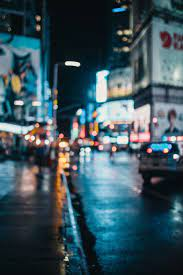
%> input picture S6_21052025/street.jfif, 183 x 275 px
$ octave Ex6_1.m   (GNU Octave 9; MATLAB toolbox functions it lacks are replaced by stand-ins)
%> lines starting %> are read from the running program, lines starting %| are printed output that depends on the picture
% Image Sharpening
clear, clc, close all;
%%%%%%%%%%%%%%%%%%%%%%%%%%%%%%
pkg load image;
%img = im2double(imread('duck.png'));
img = im2double(imread('street.jfif'));

%apply two sharpening filters 3x3 to the degraded image
h1 = [0 -1 0; -1 10 -1; 0 -1 0] / 5;
h2 = [0 -1 0; -1 5 -1; 0 -1 0];

img_sharpened1 = imfilter(img, h1, "symmetric");
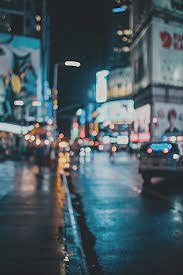
%> img_sharpened1: size 275x183x3 double; mean R, G, B 0.281, 0.387, 0.429; drawn with min black and max white
img_sharpened2 = imfilter(img, h2, "replicate");
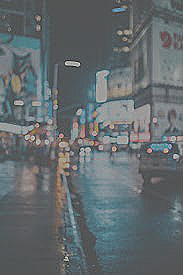
%> img_sharpened2: size 275x183x3 double; mean R, G, B 0.234, 0.322, 0.358; mean of the top-left, top-right, bottom-left and bottom-right quarters 0.254, 0.394, 0.26, 0.31; drawn with min black and max white

%plot image
FS = 15
figure, clf;

subplot(1, 3, 1), imshow(img), title('Origin Img', "fontsize", FS);
subplot(1, 3, 2), imshow(img_sharpened1), title('Sharpening 1', "fontsize", FS);
%> after `imshow(img_sharpened1)`:
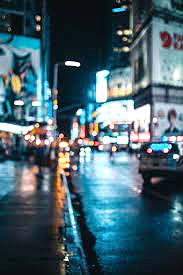
%> displayed picture: size 275x183x3, on the screen's scale of 0 to 255; mean R, G, B 70.6, 97.7, 108.1
subplot(1, 3, 3), imshow(img_sharpened2), title('Sharpening 2', "fontsize", FS);
%> after `imshow(img_sharpened2)`:
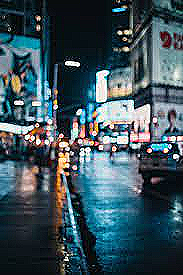
%> displayed picture: size 275x183x3, on the screen's scale of 0 to 255; mean R, G, B 61.3, 82.5, 91.2

saveas(gcf, "Sharpening Image");

$ run again, with S6_21052025/duck.png saved as S6_21052025/street.jfif
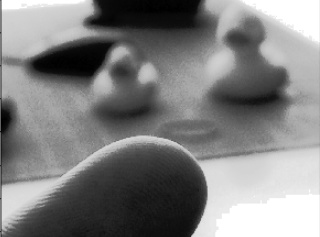
%> input picture S6_21052025/duck.png, 320 x 237 px
%> `img_sharpened2 = imfilter(img, h2, "replicate");`:
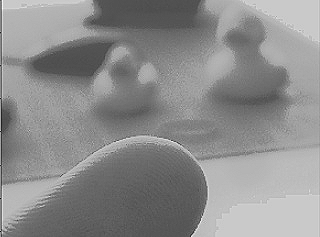
%> img_sharpened2: size 237x320x3 double; min -0.647, max 1.44, mean 0.504; drawn with min black and max white
%> `imshow(img_sharpened2)`:
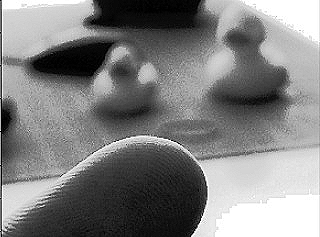
%> displayed picture: size 237x320x3, on the screen's scale of 0 to 255; min 0, max 255, mean 128.4
